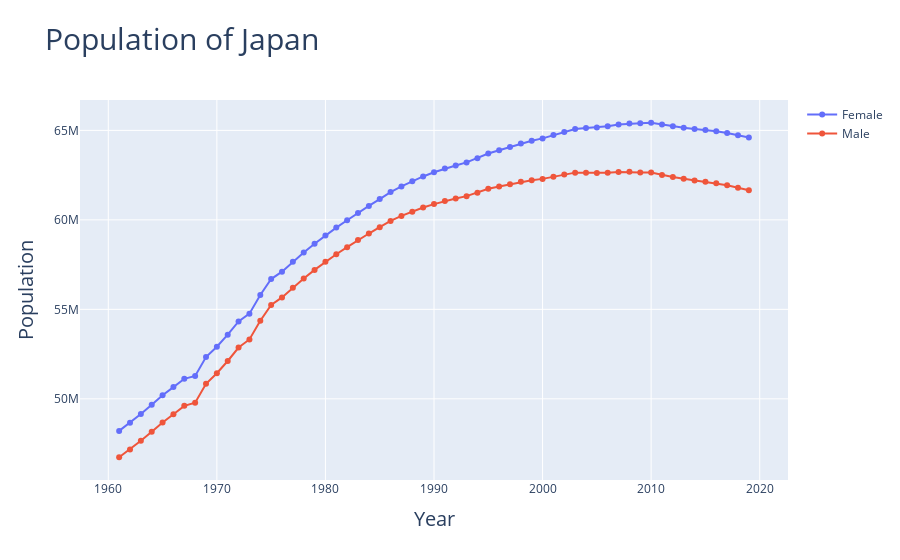

Here is the notebook cell this chart was saved with:
### Code cell
fig8 = go.Figure()

# Add traces
fig8.add_trace(go.Scatter(x=x, y=japan_fe_population,
                    mode='lines+markers',
                    name='Female'))
fig8.add_trace(go.Scatter(x=x, y=japan_ma_population,
                    mode='lines+markers',
                    name='Male'))
fig8.update_layout(barmode='stack', xaxis = dict(title='Year', titlefont_size=20),
                  yaxis = dict(title='Population', titlefont_size=20), title = "Population of Japan", titlefont_size=30)

fig8.show()
